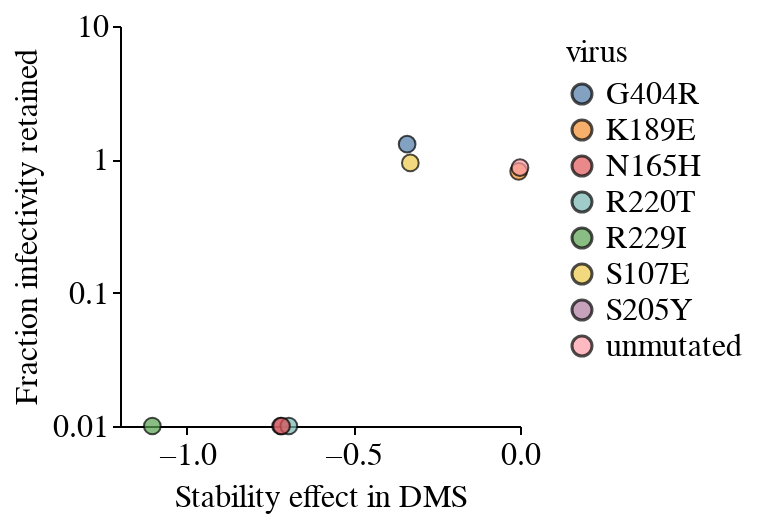

Source (notebook cell):
### Code cell
alt.Chart(validation_merged.query('pH_treatment == "5.7"')).mark_circle(
    size=70, strokeWidth=1, stroke='black'
).encode(
    x=alt.X(
        'stability_mean',
        title='Stability effect in DMS'
    ),
    y=alt.Y(
        'GFP_fraction_retained',
        title='Fraction infectivity retained',
        scale=alt.Scale(type='log')     
    ),
    color='virus'
).properties(
    width=200,
    height=200
)

### Figure 1 — Vega-Lite specification as saved in the notebook (floating-point values rounded to 4 significant figures)
{"config": {"background": "white", "title": {"fontSize": 20, "fontWeight": "normal", "font": "Helvetica", "anchor": "start", "color": "#000000", "orient": "top", "offset": 5, "subtitleColor": "gray", "subtitleFont": "Helvetica", "subtitleFontWeight": "normal", "subtitleFontSize": 18, "subtitlePadding": 2}, "axis": {"domain": true, "domainColor": "black", "domainWidth": 1, "grid": false, "gridColor": "#DEDDDD", "gridWidth": 0.5, "labelFont": "Helvetica", "labelFontSize": 16, "labelFlush": false, "labelFontWeight": "normal", "labelPadding": 2, "tickColor": "black", "tickSize": 4, "tickCount": 3, "tickWidth": 1, "titleFont": "Helvetica", "titleAlign": "center", "titleFontWeight": "normal", "titleFontSize": 16, "titlePadding": 5}, "legend": {"labelFont": "Helvetica", "labelFontSize": 16, "symbolSize": 100, "titleFont": "Helvetica", "titleFontSize": 16, "titleFontWeight": "normal", "padding": 5, "titleLimit": 200, "gradientLength": 100}, "range": {"category": ["#4e79a7", "#f28e2c", "#e15759", "#76b7b2", "#59a14f", "#edc949", "#af7aa1", "#ff9da7", "#9c755f", "#bab0ab"], "diverging": ["#c7e9b4", "#7fcdbb", "#41b6c4", "#1d91c0", "#225ea8", "#253494"]}, "view": {"stroke": "white", "strokeWidth": 0}, "text": {"font": "Helvetica", "fontSize": 16}}, "data": {"name": "data-8962efe38af14cbedc2104445ca155ac"}, "mark": {"type": "circle", "size": 70, "stroke": "black", "strokeWidth": 1}, "encoding": {"color": {"field": "virus", "type": "nominal"}, "x": {"field": "stability_mean", "title": "Stability effect in DMS", "type": "quantitative"}, "y": {"field": "GFP_fraction_retained", "scale": {"type": "log"}, "title": "Fraction infectivity retained", "type": "quantitative"}}, "height": 200, "width": 200, "$schema": "https://vega.github.io/schema/vega-lite/v5.16.3.json", "datasets": {"data-8962efe38af14cbedc2104445ca155ac": [{"virus": "S205Y", "pH_treatment": "5.7", "GFP_fraction_positive": 0.091, "GFP_fraction_retained": 0.01, "mutation": "S205Y", "stability_mean": -0.7182}, {"virus": "R220T", "pH_treatment": "5.7", "GFP_fraction_positive": 0.11, "GFP_fraction_retained": 0.01, "mutation": "R220T", "stability_mean": -0.6935}, {"virus": "R229I", "pH_treatment": "5.7", "GFP_fraction_positive": 0.04, "GFP_fraction_retained": 0.01, "mutation": "R229I", "stability_mean": -1.103}, {"virus": "N165H", "pH_treatment": "5.7", "GFP_fraction_positive": 0.038, "GFP_fraction_retained": 0.01, "mutation": "N165H", "stability_mean": -0.7154}, {"virus": "S107E", "pH_treatment": "5.7", "GFP_fraction_positive": 35.9, "GFP_fraction_retained": 0.94, "mutation": "S107E", "stability_mean": -0.329}, {"virus": "G404R", "pH_treatment": "5.7", "GFP_fraction_positive": 43.6, "GFP_fraction_retained": 1.298, "mutation": "G404R", "stability_mean": -0.3386}, {"virus": "K189E", "pH_treatment": "5.7", "GFP_fraction_positive": 25.8, "GFP_fraction_retained": 0.811, "mutation": "K189E", "stability_mean": -0.004046}, {"virus": "unmutated", "pH_treatment": "5.7", "GFP_fraction_positive": 46.0, "GFP_fraction_retained": 0.866, "mutation": 0, "stability_mean": 0.0}]}}
